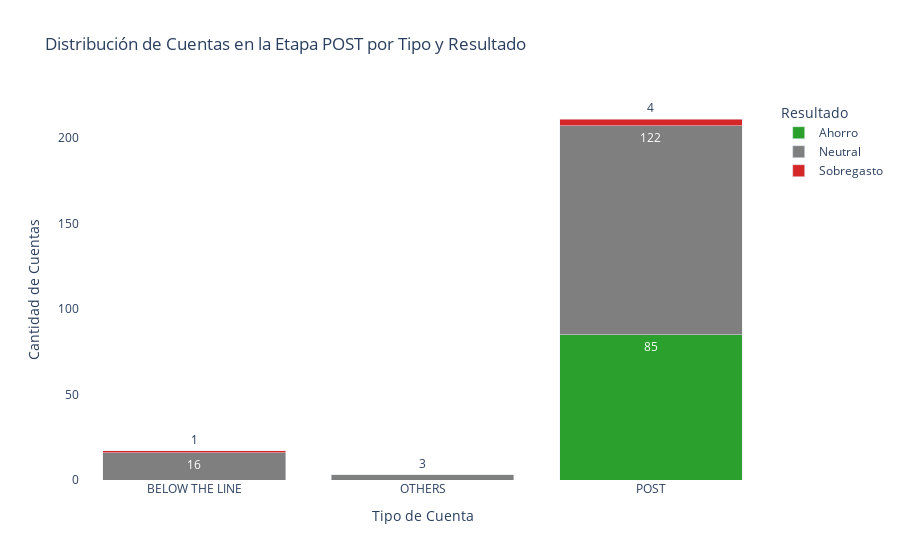

The notebook cell saved with this chart:
### Code cell
# Reorganizar la tabla para formato largo (para graficar)
df_plot_post = conteo_tipo_estado_post.melt(
    id_vars='TIPO',
    value_vars=['Ahorro', 'Neutral', 'Sobregasto'],
    var_name='Estado',
    value_name='Cantidad'
)

# Crear gráfico de barras apiladas
fig = px.bar(
    df_plot_post,
    x='TIPO',
    y='Cantidad',
    color='Estado',
    title='Distribución de Cuentas en la Etapa POST por Tipo y Resultado',
    text='Cantidad',
    color_discrete_map={
        'Ahorro': '#2CA02C',
        'Neutral': '#7F7F7F',
        'Sobregasto': '#D62728'
    }
)

fig.update_traces(textposition='auto')
fig.update_layout(
    xaxis_title='Tipo de Cuenta',
    yaxis_title='Cantidad de Cuentas',
    plot_bgcolor='white',
    legend_title='Resultado',
    barmode='stack'
)

### Figure 1 — Plotly figure (JSON) as saved in the notebook; plotly's stock layout.template omitted (floating-point values rounded to 4 significant figures)
{"data": [{"hovertemplate": "Estado=Ahorro<br>TIPO=%{x}<br>Cantidad=%{text}<extra></extra>", "legendgroup": "Ahorro", "marker": {"color": "#2CA02C", "pattern": {"shape": ""}}, "name": "Ahorro", "orientation": "v", "showlegend": true, "text": [0.0, 0.0, 85.0], "textposition": "auto", "type": "bar", "x": ["BELOW THE LINE", "OTHERS", "POST"], "xaxis": "x", "y": [0, 0, 85], "yaxis": "y"}, {"hovertemplate": "Estado=Neutral<br>TIPO=%{x}<br>Cantidad=%{text}<extra></extra>", "legendgroup": "Neutral", "marker": {"color": "#7F7F7F", "pattern": {"shape": ""}}, "name": "Neutral", "orientation": "v", "showlegend": true, "text": [16.0, 3.0, 122.0], "textposition": "auto", "type": "bar", "x": ["BELOW THE LINE", "OTHERS", "POST"], "xaxis": "x", "y": [16, 3, 122], "yaxis": "y"}, {"hovertemplate": "Estado=Sobregasto<br>TIPO=%{x}<br>Cantidad=%{text}<extra></extra>", "legendgroup": "Sobregasto", "marker": {"color": "#D62728", "pattern": {"shape": ""}}, "name": "Sobregasto", "orientation": "v", "showlegend": true, "text": [1.0, 0.0, 4.0], "textposition": "auto", "type": "bar", "x": ["BELOW THE LINE", "OTHERS", "POST"], "xaxis": "x", "y": [1, 0, 4], "yaxis": "y"}], "layout": {"barmode": "stack", "legend": {"title": {"text": "Resultado"}, "tracegroupgap": 0}, "plot_bgcolor": "white", "title": {"text": "Distribución de Cuentas en la Etapa POST por Tipo y Resultado"}, "xaxis": {"anchor": "y", "domain": [0, 1], "title": {"text": "Tipo de Cuenta"}}, "yaxis": {"anchor": "x", "domain": [0, 1], "title": {"text": "Cantidad de Cuentas"}}}}
